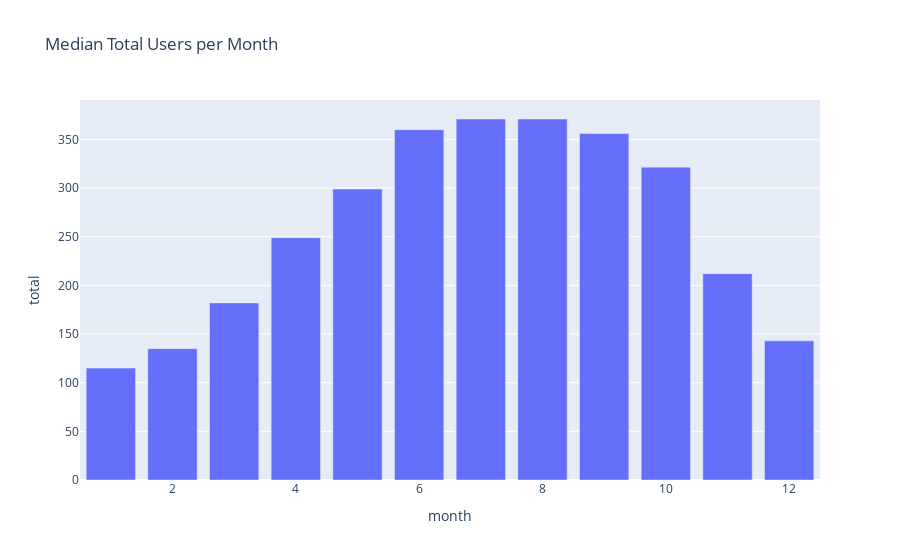

Notebook code for this chart:
### Code cell
# Calculate median total users per month
monthly_median = df.groupby('month')['total'].median().reset_index()

px.bar(monthly_median, x='month', y='total', title='Median Total Users per Month')

### Figure 1 — Plotly figure (JSON) as saved in the notebook; plotly's stock layout.template omitted (floating-point values rounded to 4 significant figures)
{"data": [{"alignmentgroup": "True", "hovertemplate": "month=%{x}<br>total=%{y}<extra></extra>", "legendgroup": "", "marker": {"color": "#636efa", "pattern": {"shape": ""}}, "name": "", "offsetgroup": "", "orientation": "v", "showlegend": false, "textposition": "auto", "type": "bar", "x": [1, 2, 3, 4, 5, 6, 7, 8, 9, 10, 11, 12], "xaxis": "x", "y": [115, 135, 182, 249, 299, 360, 371, 371, 356, 321.5, 212, 143], "yaxis": "y"}], "layout": {"barmode": "relative", "legend": {"tracegroupgap": 0}, "title": {"text": "Median Total Users per Month"}, "xaxis": {"anchor": "y", "domain": [0, 1], "title": {"text": "month"}}, "yaxis": {"anchor": "x", "domain": [0, 1], "title": {"text": "total"}}}}
